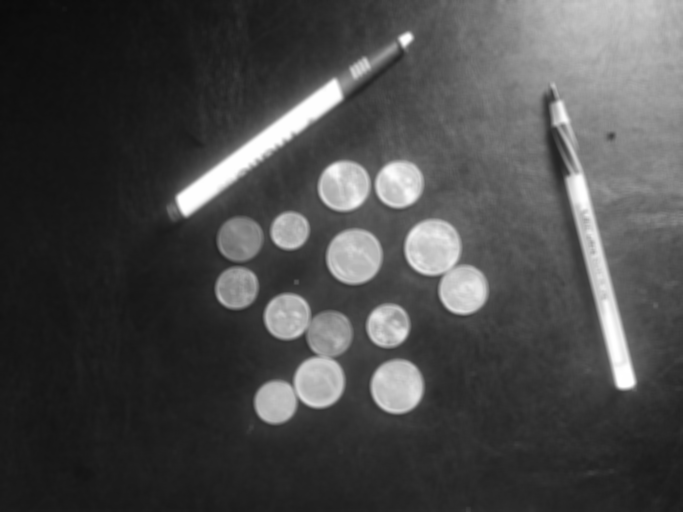
#> input picture PS1/PS1_CS6476_Dheeraj_Ramchandani/image/ps1-4-a.png, 683 x 512 px, given in place of ., which was not available
$ python -i Ht_lines_gaussian_noise.py   (imports and definitions only)
#> lines starting #> are read from the running program, lines starting #| are printed output that depends on the picture; after the words box and inside, x2 and y2 are one past the last pixel; in counts of white or black regions, pixels touching at a corner belong together; pictures that were not available may be replaced by others from this repository, and a replacement may not be noted
### PS1/PS1_CS6476_Dheeraj_Ramchandani/code/ps12.py
import numpy as np
import cv2 as cv
import sys
from matplotlib import pyplot as plt
from mpl_toolkits.mplot3d import Axes3D
from matplotlib import cm
from matplotlib.ticker import LinearLocator, FormatStrFormatter

min_d = sys.maxsize
max_d  = -sys.maxsize -1


#function thresholds the image to values between 0 and 255
#input  :     image , maximum value in the image
#output :     thresholded image


def threshold_image(img,max_value):
    for i in range(img.shape[0]):
        for j in range(img.shape[1]):
            img[i][j] *=(255/max_value)
    return img


def wait():
    cv.waitKey(0)

#function to display the image
#input  :     string for the window , image to display
#output :     none

def display_image( description, img):
    cv.imshow(description, img)
    cv.waitKey(0)

def save_image(description,img):
    file_name =description + ".png"
    cv.imwrite(file_name, img)


#function to display 3d plot of the hough transform
#input  :     hough accumulator array
#output :     none


def plot_3d_graphs(hough_space, figname):
    fig = plt.figure()
    ax = fig.gca(projection='3d')
    X = np.arange(0, hough_space.shape[0], 1)
    Y = np.arange(0,hough_space.shape[1],1)
    X,Y = np.meshgrid(X,Y)
    Z = hough_space[X,Y]
    zmax = np.amax(hough_space)
    zmin = np.amin(hough_space)
    plt.xlabel('d values')
    plt.ylabel('theta values')
    plt.suptitle('hough space')


    # Plot the surface.
    surf = ax.plot_surface(X, Y, Z,rcount=hough_space.shape[0],ccount=hough_space.shape[1],cmap='PuBu',
                       linewidth=0, antialiased=False)
    # Customize the z axis.
    #ax.contour3D(X, Y, Z,rcount=591,ccount=181,cmap='Greens')
    ax.set_zlim(zmin, zmax)
    #ax.zaxis.set_major_locator(LinearLocator(10))
    #ax.zaxis.set_major_formatter(FormatStrFormatter('%.02f'))


    # Add a color bar which maps values to colors.
    #fig.colorbar(surf, shrink=0.5, aspect=5)

    plt.show()
    fig.savefig(figname)


#function to detect lines in the hough space
#input  :     image, threshold (above which the elements will be considered)
#output :     image with lines drawn on it


# [33 lines left out: function detect_line_in_image, not called in this run]


#function to calculate the hough transform
#input  :     edge_points,  original image
#output :     hough accumulator array


def hough_transform (dst,img):

    #variable declared and defined here
    min_d = sys.maxsize
    max_d = -sys.maxsize-1

    #finding the edge points in the gradient whose value is greater than 0 and calculating thier index
    x,y = dst.nonzero()
    #size_x = dst.shape[0]
    image_size_x = img.shape[1]
    image_size_y = img.shape[0]

    theta_values = np.deg2rad(np.arange(0,180,1))
    no_of_theta = len(theta_values)

    sin_theta_values = np.sin(theta_values)
    cos_theta_values = np.cos(theta_values)
    maximum_distance = int(np.sqrt(image_size_x*image_size_x + image_size_y*image_size_y))
    offset=maximum_distance
    maximum_bin_size=0

    #declaring the hough space based on the minimum and the maximum values
    hough_space = np.zeros((2*maximum_distance,no_of_theta), dtype=np.float32)
    for i in range(len(x)):
        for angle in range(no_of_theta):
            d = int(y[i]*cos_theta_values[angle] + x[i]*sin_theta_values[angle])
            d= d+offset
            hough_space[d][angle]+=1
            if(hough_space[d][angle] > maximum_bin_size):
                maximum_bin_size= hough_space[d][angle]


    #thresholding the hough hough_space
    hough_space = threshold_image(hough_space,maximum_bin_size)
    return hough_space


    # hough_space array contains the values of the hough transform
    #plot_graphs_3d(hough_space,min_d,max_d)

### PS1/PS1_CS6476_Dheeraj_Ramchandani/code/Ht_lines_gaussian_noise.py
import numpy as np
import cv2 as cv
import ps12 as ps
import sys


def main(argv):

#> called with argv = '../image/ps1-4-a.png'
    if(len(argv) < 1):
        print("not enough parameters\n")
        print("usage PS1-1.py <path to image>\n")
        return -1


    img = cv.imread(argv[0],cv.IMREAD_COLOR)
#> img is the input picture: shape (512, 683, 3); min 11, max 255, mean 73.3
    if img is None:
        print("Error opening image\n")
        return -1


    gray = cv.cvtColor(img, cv.COLOR_BGR2GRAY)
    gray_smooth = cv.GaussianBlur(gray,(5,5),4,4)
    edges_original = cv.Canny(gray,140,210)
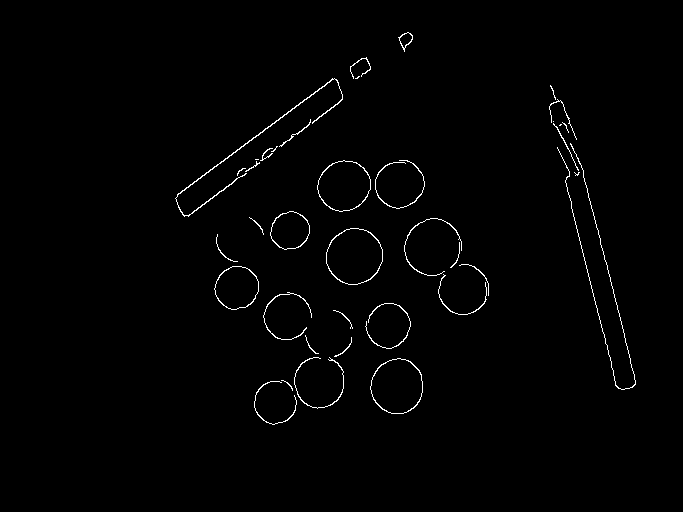
#> edges_original: shape (512, 683); 1.1% white in thin lines or dots, all inside (x1, y1, x2, y2) = (175, 32, 636, 425)
    ps.display_image("edges in the original image", edges_original)
    ps.save_image("ps1-3-a",gray_smooth)
    ps.save_image("ps1-3-b-1", edges_original)


    edges_smoothed = cv.Canny(gray_smooth,140,210)
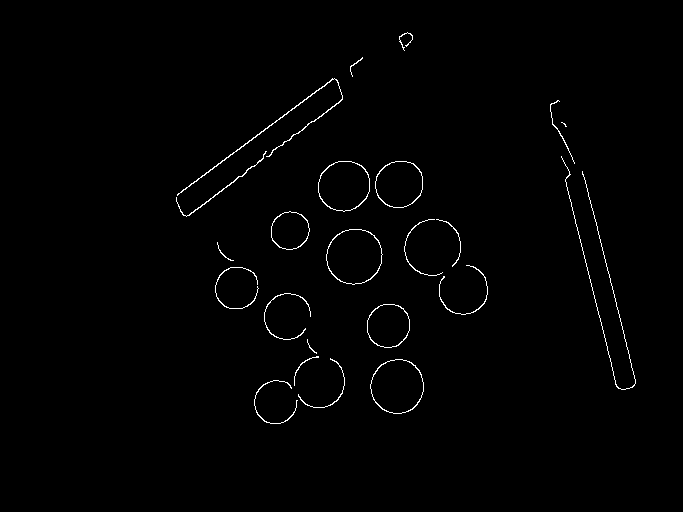
#> edges_smoothed: shape (512, 683); 0.94% white in thin lines or dots, all inside (x1, y1, x2, y2) = (176, 32, 636, 424)
    ps.display_image("edges in the smoothened image", edges_smoothed)
    ps.save_image("ps1-3-b-2", edges_smoothed)

    hough_space = ps.hough_transform(edges_smoothed,gray_smooth)
#> in hough_transform, `x,y = dst.nonzero()`: x = 3277 values from 32 to 423; y = 3277 values, max 635 at index 2903, min 176 at index 999, mean 376.7
#> after the loop in hough_transform, `for i in range(len(x)):`:
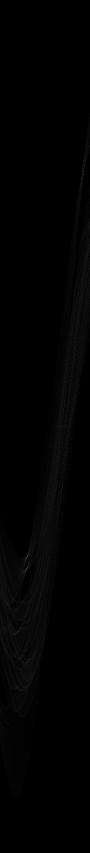
#> hough_space: shape (1706, 180) float32 (shown at 1/2 size); min 0, max 180, mean 1.9
#> after the loop in hough_transform, `for i in range(len(x)):`: maximum_bin_size = 180

    #display_image("Displaying 3D plot of the hough space",hough_space)
    ps.plot_3d_graphs(hough_space, "hough_space_ps1-3")
    smooth = ps.detect_line_in_image(hough_space,img,0.5)
    ps.display_image("PS3", img)
    ps.save_image("ps1-3-c",img)

# if someone import this module then this line makes sure that it does not Run
#ion its own
# [2 lines not run here, left out]

#> (the run stopped early here; a loop or call above may not have finished)

$ run again, on PS1/PS1_CS6476_Dheeraj_Ramchandani/image/ps1-5-a.png
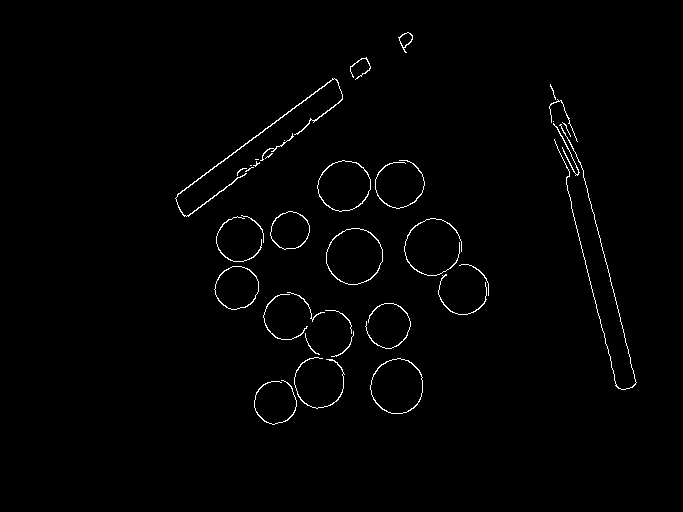
#> input picture PS1/PS1_CS6476_Dheeraj_Ramchandani/image/ps1-5-a.png, 683 x 512 px, given in place of ., which was not available
#> in main, img is the input picture: shape (512, 683, 3); 1.1% white in thin lines or dots, all inside (x1, y1, x2, y2) = (175, 32, 637, 425)
#> edges_original: shape (512, 683); 1.6% white in thin lines or dots, all inside (x1, y1, x2, y2) = (174, 31, 637, 426)
#> in main, `edges_smoothed = cv.Canny(gray_smooth,140,210)`:
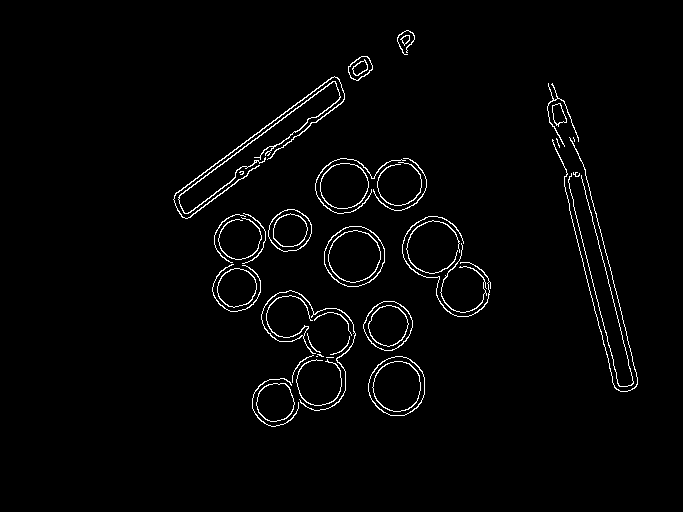
#> edges_smoothed: shape (512, 683); 2.1% white in thin lines or dots, all inside (x1, y1, x2, y2) = (173, 30, 638, 427)
#> x = 7469 values from 30 to 426; y = 7469 values, max 637 at index 6696, min 173 at index 2312, mean 373.2
#> after the loop in hough_transform, `for i in range(len(x)):`:
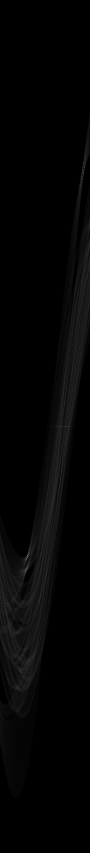
#> hough_space: shape (1706, 180) float32 (shown at 1/2 size); min 0, max 184, mean 4.4
#> after the loop in hough_transform, `for i in range(len(x)):`: maximum_bin_size = 184

$ run again, on PS1/PS1_CS6476_Dheeraj_Ramchandani/image/ps1-6-a.png
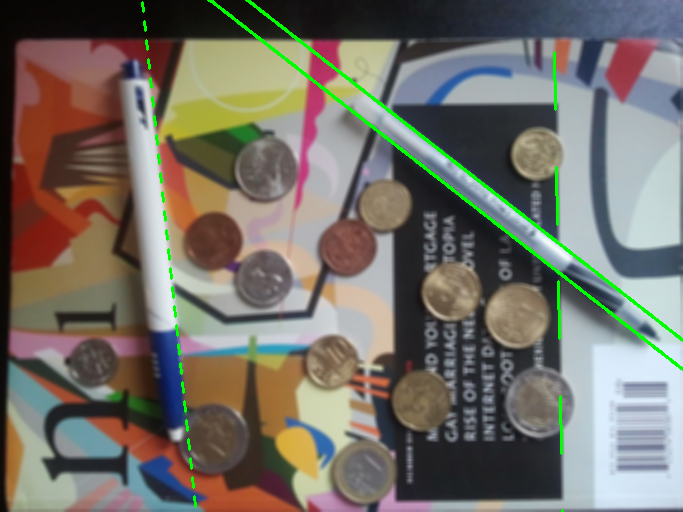
#> input picture PS1/PS1_CS6476_Dheeraj_Ramchandani/image/ps1-6-a.png, 683 x 512 px, given in place of ., which was not available
#> in main, img is the input picture: shape (512, 683, 3); mean B, G, R 103.8, 112.6, 116.4
#> in main, `edges_original = cv.Canny(gray,140,210)`:
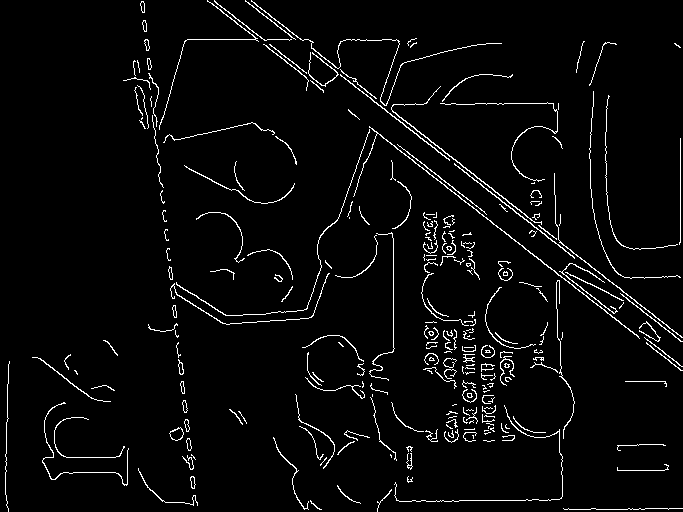
#> edges_original: shape (512, 683); 3.6% white in thin lines or dots
#> in main, `edges_smoothed = cv.Canny(gray_smooth,140,210)`:
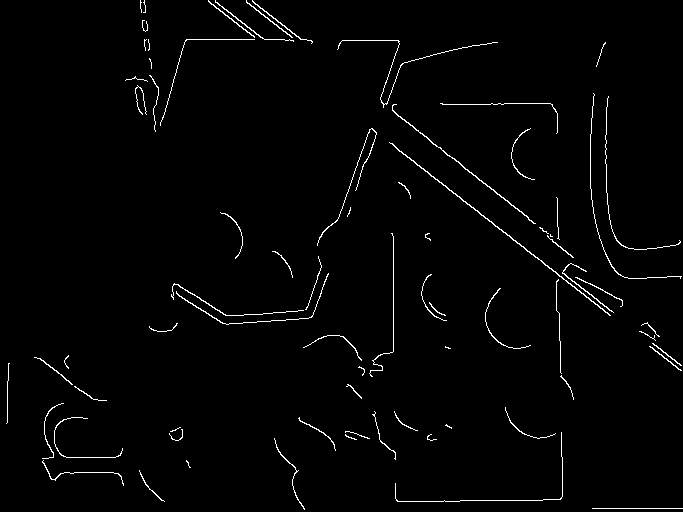
#> edges_smoothed: shape (512, 683); 1.7% white in thin lines or dots
#> x = 5904 values from 0 to 509; y = 5904 values, max 682 at index 5902, min 6 at index 4807, mean 381.3
#> after the loop in hough_transform, `for i in range(len(x)):`: maximum_bin_size = 389
